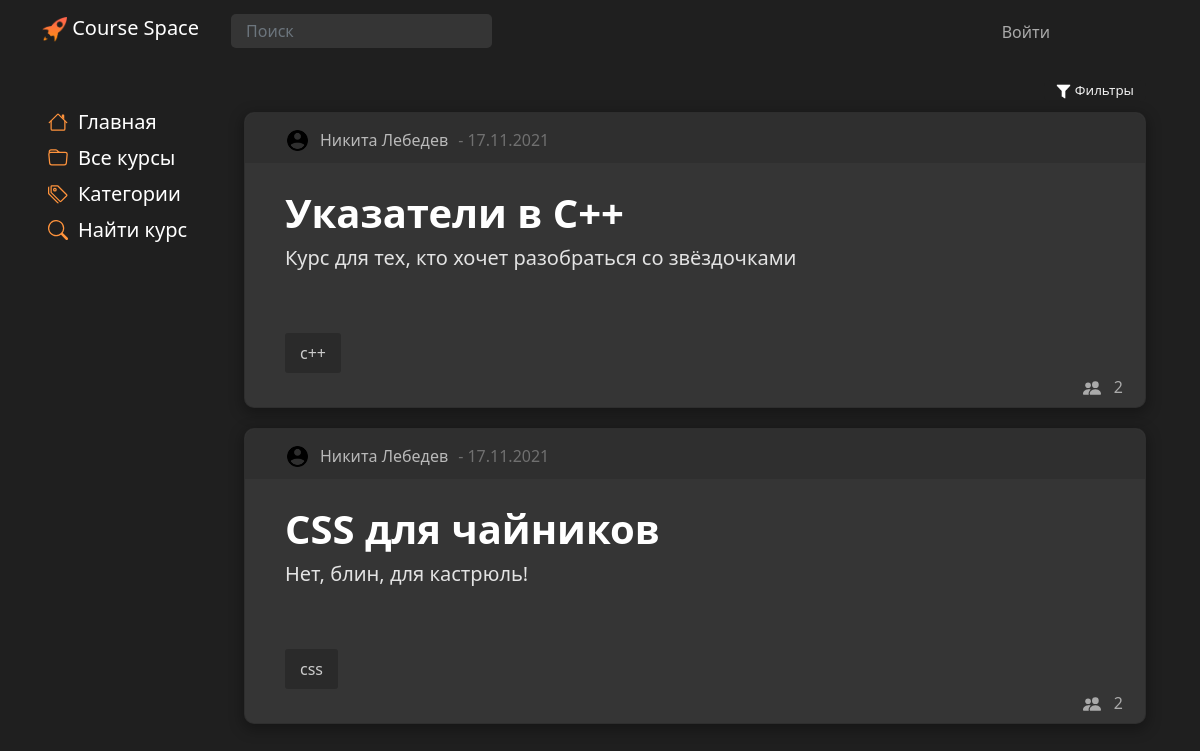
Screenshot of /main/category/1/ with the database file from the repository.
### main/models.py (models this page shows, shortened)
class Courses(models.Model):
    title = models.CharField('title', max_length=80, null=False)
    description = models.TextField('description')
    date = models.TextField('date')
    category = models.ForeignKey(Categories, models.DO_NOTHING, db_column='Category_id')  # Field name made lowercase.
    author = models.ForeignKey(Authors, models.DO_NOTHING, db_column='Author_id')  # Field name made lowercase.
    class Meta:
        db_table = 'Courses'

class Authors(models.Model):
    name = models.CharField('name', max_length=80, null=False)
    user = models.ForeignKey(settings.AUTH_USER_MODEL, models.DO_NOTHING, db_column='User_id')  # Field name made lowercase.
    class Meta:
        db_table = 'Authors'

class Profile(models.Model):
    user = models.OneToOneField(settings.AUTH_USER_MODEL, on_delete=models.CASCADE, null=True, )
    surname = models.CharField('surname', max_length=80, null=False)
    name = models.CharField('name', max_length=80, null=False)
    profile_pic = models.ImageField(null=True, blank=True, upload_to="images/profile/")
    birth_date = models.DateField(null=True, blank=True)
    class Meta:
        db_table = 'Profile'

class CoursesTags(models.Model):
    tag = models.ForeignKey('Tags', on_delete=models.CASCADE, db_column='Tag_id')  # Field name made lowercase.
    course = models.ForeignKey(Courses, on_delete=models.CASCADE, db_column='Course_id')  # Field name made lowercase.
    class Meta:
        db_table = 'Courses_Tags'

class Tags(models.Model):
    title = models.TextField('path')
    class Meta:
        db_table = 'Tags'
    def __str__(self):
        return self.title

### main/views.py (the view)
# urls.py: path('/category/<int:category_id>/', show_category, name='category'),
def show_category(request, category_id):
    course = Categories.objects.all()
    categories = Categories.objects.filter(id=category_id)
    all_categories = Categories.objects.all()
    courses = Courses.objects.filter(category_id=category_id)
    course_tags = CoursesTags.objects.all()
    course_users = CoursesUsers.objects.values('course_id').annotate(total=Count('id'))
    context = {
        'categories': all_categories,
        'course': course,
        'courses': courses,
        'title': categories[0],
        'category_selected': category_id,
        'tags': course_tags,
        'count_users': course_users,
    }
    return render(request, 'main/courses.html', context=context)

### main/models.py (called while the page is built)
    def __str__(self):
        return self.title

### main/templates/main/courses.html (shortened to what this page needs)
{% extends 'main/baselist.html' %}
{% block style %}
    {% load static %}
{% endblock %}

### main/templates/main/baselist.html (shortened to what this page needs)
{% extends 'main/base.html' %}
{% block style %}
    {% load static %}
{% endblock %}
{% block content %}
    {% block list %}
        <div class="container">
            <div class="row">
                <button class="tagsBth" type="button" data-bs-toggle="collapse" data-bs-target="#collapseExample" aria-expanded="false" aria-controls="collapseExample">
                    <img src="{% static 'main/img/filter.png' %}" width="15">
                        Фильтры
                </button>
            </div>
            <div class="row">
                {% for el in courses%}
                            <div class="card block" id="{{ el.id }}">
                                <div class="cardHeader">
                                    <div class="author">
                                    {% if user.profile.profile_pic %}
                                      <img class="courseAuthorAvatarProfile" src="{{el.author.user.profile.profile_pic.url}}">
                                    {% else %}
                                      <img class="courseAuthorAvatarProfile" src="{% static 'main/img/user96.png' %}"><br><br>
                                    {% endif %}
                                    <div id="authorname">
                                         {{ el.author.user.profile.name }} {{ el.author.user.profile.surname }}
                                    </div>
                            </div>
                                    <div class="date"> - {{ el.date }}</div>
                                </div>
                            <div class="cardContainer"  onclick="window.location.href ='{% url 'course' el.pk %}'">
                                <div class="lable">
                                    <div class="text">
                                        <div class="title fs-1">{{ el.title }}</div>
                                    </div>
                                </div>
                                    <div class="desk fs-5">{{el.description|truncatewords:50}}</div>
                                <div class="tags"></br>
                                    {% for tag in tags %}
                                        {% if tag.course.pk == el.pk %}
                                        <div>
                                            {{ tag.tag }}
                                        </div>
                                        {% endif %}
                                    {% endfor %}
                                </div>
                            </div>
                            <div class="stat">
                                <div class="usercount">{% for c in count_users %}{% if c.course_id == el.pk %}{{ c.total }}{% endif %}{% endfor %}</div>
                            </div>
                        </div>
                {% endfor %}
            </div>
    {% endblock %}
{% endblock %}

### main/static/main/css/design-tokens/colors.css (style rules this page uses)
:root { --black: rgb(31, 31, 31); --lblack: #353535; --llblack: #cbcbcb; --gray: #AAAAAA; --lgray: #D3D3D3; --white: #F0F0F0; --lwhite: #FAFAFA; --lred: #b41b1b; --llred: #b22d2d; --c1: #d5dafa; --c2: #d2e6fd; --c3: #d7fcd7; --c4: #f8fccc; --c5: #fde6cf; --c6: #fdcfcc; --c7: #fdcaf2; --c8: #d1d5f8; --c9: #1F1F1F; --ch1: #c6cdfa; --ch2: #bfdaf8; --ch3: #c3fac3; --ch4: #f1f7ae; --ch5: #fcdab9; --ch6: #f8b8b3; --ch7: #fcb0eb; --ch8: #b7bef8; --ch9: #1f1b1b; --tc1: #7d8df8; --tc2: #68adfc; --tc3: #76df76; --tc4: #c5d140; --tc5: #e2a669; --tc6: #da726a; --tc7: #d667be; --tc8: #646ec9; --tc9: #ffffff; }

### main/static/main/css/design-tokens/img.css (style rules this page uses)
.courseAuthorAvatarProfile { object-fit: cover; width: 25px; height: 25px; border-radius: 25px; border-width: 2px; border-color: var(--white); }

### main/static/main/css/design-tokens/MainBlock.css (style rules this page uses)
body { background-color: var(--black); margin-top: 80px; padding-bottom: 100px; }

### main/static/main/css/design-tokens/button.css (style rules this page uses)
button { background-color: var(--black); color: var(--white); font-size: 10pt; border-radius: 6px; text-align: center; border: none; transition: 0.3s; margin-top: 5px; -webkit-touch-callout: none; -webkit-user-select: none; -khtml-user-select: none; -moz-user-select: none; -ms-user-select: none; user-select: none; }
.tagsBth { width: fit-content; margin-right: 0; margin-left: auto; }

### main/static/main/css/design-tokens/card.css (style rules this page uses)
.block { background-color: var(--lblack); border-radius: 10px; margin-right: 10px; padding: 10px 40px; margin-bottom: 10px; width: 100%; -webkit-box-shadow: 0px 4px 14px 2px rgba(0, 0, 0, 0.3); -moz-box-shadow: 0px 4px 14px 2px rgba(0, 0, 0, 0.3); box-shadow: 0px 4px 14px 2px rgba(0, 0, 0, 0.3); }
.cardContainer { display: flex; flex-direction: column; cursor: pointer; }
.card { transition: 0.2s; padding: 20px 40px 30px 40px; margin: 10px 0; width: 100%; position: relative; }
.cardHeader { background-color: #2f2f2f; border-radius: 10px 10px 0 0; height: 50px; position: absolute; top:0; left: 0; padding-left: 40px; padding-top: 15px; color: white; width: 100%; }
.card .desk { color: #e3e3e3; }
.card .lable { display: flex; position: relative; margin-top: 50px; }
.card .title { font-weight: bold; color: #ffffff; }
.card .author { display: flex; color: #b9b9b9; padding: 0; margin-top: 0; }
.card .author #authorname { margin-left: 10px; }
.card .tags { margin-top: 60px; flex-wrap: wrap; justify-content: start; align-items: start; align-content: start; }
.tags > div { margin-bottom: 4px; margin-right: 4px; padding: 8px 15px; color:var(--gray); border-radius: 3px; display: inline; width: fit-content; }
.tags > div { background-color: #2a2a2a; color: #cccccc; }
.card .date { margin-left: 10px; display: flex; color: #707070; }
.card .stat { position: absolute; right: 10px; bottom: 5px; display: flex; flex: none; align-items: center; justify-content: flex-end; width: fit-content; padding: 3px 12px; }
.card .stat .usercount { padding-top: 2px; margin-left: 10px; }
svg { transition: 0.2s; }
.card div { display: flex; }

### main/static/main/css/design-tokens/MediaQueries.css (style rules this page uses)
@media screen and (min-width: 768px) { .card .lable { width: calc(100% - 210px); } }
@media screen and (min-width: 768px) { .card .desk { width: calc(100% - 210px); } }

### rows the page displays
Courses: author.user.profile.name "Никита", author.user.profile.surname "Лебедев", date "17.11.2021", title "Указатели в C++", description "Курс для тех, кто хочет разобраться со звёздочками", total "2"
CoursesTags: tag "c++"
Courses: author.user.profile.name "Никита", author.user.profile.surname "Лебедев", date "17.11.2021", title "CSS для чайников", description "Нет, блин, для кастрюль!", total "2"
CoursesTags: tag "css"
